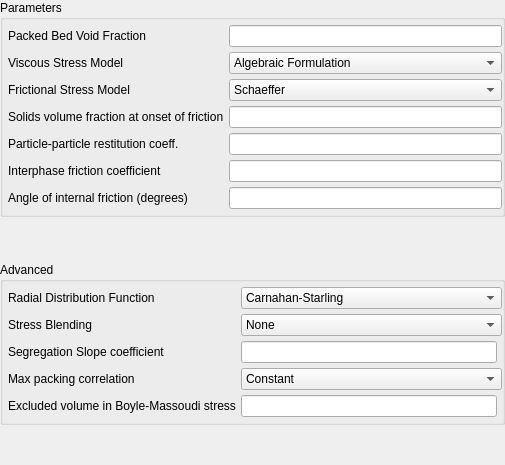
     <widget class="QWidget" name="TFM">
      <layout class="QGridLayout" name="gridLayout_3">
       <property name="leftMargin">
        <number>0</number>
       </property>
       <property name="topMargin">
        <number>0</number>
       </property>
       <property name="rightMargin">
        <number>0</number>
       </property>
       <property name="bottomMargin">
        <number>0</number>
       </property>
       <property name="spacing">
        <number>5</number>
       </property>
       <item row="2" column="0">
        <widget class="QGroupBox" name="groupbox_tfm_advanced">
         <property name="title">
          <string>Advanced</string>
         </property>
         <property name="flat">
          <bool>true</bool>
         </property>
         <layout class="QGridLayout" name="gridLayout_68">
          <property name="leftMargin">
           <number>5</number>
          </property>
          <property name="topMargin">
           <number>5</number>
          </property>
          <property name="rightMargin">
           <number>0</number>
          </property>
          <property name="bottomMargin">
           <number>5</number>
          </property>
          <property name="spacing">
           <number>5</number>
          </property>
          <item row="4" column="2" colspan="2">
           <widget class="ComboBox" name="combobox_max_packing_correlation">
            <item>
             <property name="text">
              <string>Constant</string>
             </property>
            </item>
            <item>
             <property name="text">
              <string>Yu and Standish</string>
             </property>
            </item>
            <item>
             <property name="text">
              <string>Fedors and Landel</string>
             </property>
            </item>
           </widget>
          </item>
          <item row="4" column="0" colspan="2">
           <widget class="QLabel" name="label_max_packing_correlation">
            <property name="text">
             <string>Max packing correlation</string>
            </property>
           </widget>
          </item>
          <item row="1" column="2" colspan="2">
           <widget class="ComboBox" name="combobox_stress_blending">
            <item>
             <property name="text">
              <string>None</string>
             </property>
            </item>
            <item>
             <property name="text">
              <string>Hyperbolic Tangent</string>
             </property>
            </item>
            <item>
             <property name="text">
              <string>Sigmoidal</string>
             </property>
            </item>
           </widget>
          </item>
          <item row="3" column="0" colspan="2">
           <widget class="QLabel" name="label_segregation_slope_coefficient">
            <property name="text">
             <string>Segregation Slope coefficient</string>
            </property>
           </widget>
          </item>
          <item row="6" column="0" colspan="2">
           <widget class="QLabel" name="label_v_ex">
            <property name="text">
             <string>Excluded volume in Boyle-Massoudi stress</string>
            </property>
           </widget>
          </item>
          <item row="1" column="0" colspan="2">
           <widget class="QLabel" name="label_stress_blending">
            <property name="text">
             <string>Stress Blending</string>
            </property>
           </widget>
          </item>
          <item row="0" column="0" colspan="2">
           <widget class="QLabel" name="label_rdf_type">
            <property name="text">
             <string>Radial Distribution Function</string>
            </property>
           </widget>
          </item>
          <item row="0" column="2" colspan="2">
           <widget class="ComboBox" name="combobox_rdf_type">
            <item>
             <property name="text">
              <string>Carnahan-Starling</string>
             </property>
            </item>
            <item>
             <property name="text">
              <string>Lebowitz</string>
             </property>
            </item>
            <item>
             <property name="text">
              <string>Mansoori</string>
             </property>
            </item>
            <item>
             <property name="text">
              <string>Modified Lebowitz</string>
             </property>
            </item>
            <item>
             <property name="text">
              <string>Modified Mansoori</string>
             </property>
            </item>
           </widget>
          </item>
          <item row="3" column="2">
           <widget class="LineEdit" name="lineedit_keyword_segregation_slope_coefficient"/>
          </item>
          <item row="6" column="2">
           <widget class="LineEdit" name="lineedit_keyword_v_ex"/>
          </item>
         </layout>
        </widget>
       </item>
       <item row="3" column="0">
        <spacer name="verticalSpacer">
         <property name="orientation">
          <enum>Qt::Vertical</enum>
         </property>
         <property name="sizeHint" stdset="0">
          <size>
           <width>20</width>
           <height>40</height>
          </size>
         </property>
        </spacer>
       </item>
       <item row="1" column="0">
        <spacer name="verticalSpacer_2">
         <property name="orientation">
          <enum>Qt::Vertical</enum>
         </property>
         <property name="sizeType">
          <enum>QSizePolicy::Maximum</enum>
         </property>
         <property name="sizeHint" stdset="0">
          <size>
           <width>20</width>
           <height>40</height>
          </size>
         </property>
        </spacer>
       </item>
       <item row="0" column="0">
        <widget class="QGroupBox" name="groupBox_35">
         <property name="title">
          <string>Parameters</string>
         </property>
         <layout class="QGridLayout" name="gridLayout_69">
          <property name="leftMargin">
           <number>5</number>
          </property>
          <property name="topMargin">
           <number>5</number>
          </property>
          <property name="rightMargin">
           <number>0</number>
          </property>
          <property name="bottomMargin">
           <number>5</number>
          </property>
          <property name="spacing">
           <number>5</number>
          </property>
          <item row="1" column="1">
           <widget class="LineEdit" name="lineedit_keyword_ep_star_2"/>
          </item>
          <item row="8" column="0">
           <widget class="QLabel" name="label_c_f">
            <property name="text">
             <string>Interphase friction coefficient</string>
            </property>
           </widget>
          </item>
          <item row="2" column="0">
           <widget class="QLabel" name="label_kt_type">
            <property name="text">
             <string>Viscous Stress Model</string>
            </property>
           </widget>
          </item>
          <item row="3" column="0">
           <widget class="QLabel" name="label_friction_model">
            <property name="text">
             <string>Frictional Stress Model</string>
            </property>
           </widget>
          </item>
          <item row="3" column="1">
           <widget class="ComboBox" name="combobox_friction_model">
            <item>
             <property name="text">
              <string>Schaeffer</string>
             </property>
            </item>
            <item>
             <property name="text">
              <string>Srivastava and Sundaresan, 2003</string>
             </property>
            </item>
            <item>
             <property name="text">
              <string>Only Solids Pressure</string>
             </property>
            </item>
           </widget>
          </item>
          <item row="4" column="0">
           <widget class="QLabel" name="label_eps_f_min">
            <property name="text">
             <string>Solids volume fraction at onset of friction</string>
            </property>
           </widget>
          </item>
          <item row="10" column="0">
           <widget class="QLabel" name="label_phi">
            <property name="text">
             <string>Angle of internal friction (degrees)</string>
            </property>
           </widget>
          </item>
          <item row="1" column="0">
           <widget class="QLabel" name="label_138">
            <property name="text">
             <string>Packed Bed Void Fraction</string>
            </property>
           </widget>
          </item>
          <item row="2" column="1">
           <widget class="ComboBox" name="combobox_kt_type">
            <item>
             <property name="text">
              <string>Algebraic Formulation</string>
             </property>
            </item>
            <item>
             <property name="text">
              <string>Lun et al, 1984</string>
             </property>
            </item>
            <item>
             <property name="text">
              <string>Iddir &amp; Arastoopour, 2005</string>
             </property>
            </item>
            <item>
             <property name="text">
              <string>Simonin, 1996</string>
             </property>
            </item>
            <item>
             <property name="text">
              <string>Cao &amp; Ahmadi, 1995</string>
             </property>
            </item>
            <item>
             <property name="text">
              <string>Garzo and Dufty, 1999</string>
             </property>
            </item>
            <item>
             <property name="text">
              <string>Garzo, Tenneti, Subramaniam, Hrenya, 2012</string>
             </property>
            </item>
            <item>
             <property name="text">
              <string>Garzo, Hrenya and Dufty, 2007</string>
             </property>
            </item>
           </widget>
          </item>
          <item row="4" column="1">
           <widget class="LineEdit" name="lineedit_keyword_eps_f_min"/>
          </item>
          <item row="6" column="0">
           <widget class="QLabel" name="label_c_e">
            <property name="text">
             <string>Particle-particle restitution coeff.</string>
            </property>
           </widget>
          </item>
          <item row="6" column="1">
           <widget class="LineEdit" name="lineedit_keyword_c_e"/>
          </item>
          <item row="8" column="1">
           <widget class="LineEdit" name="lineedit_keyword_c_f"/>
          </item>
          <item row="10" column="1">
           <widget class="LineEdit" name="lineedit_keyword_phi"/>
          </item>
         </layout>
        </widget>
       </item>
      </layout>
     </widget>
